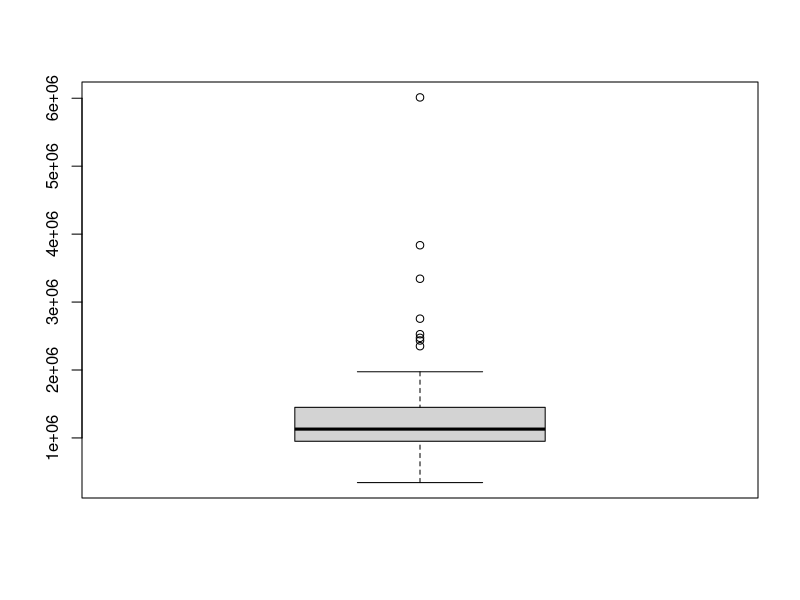
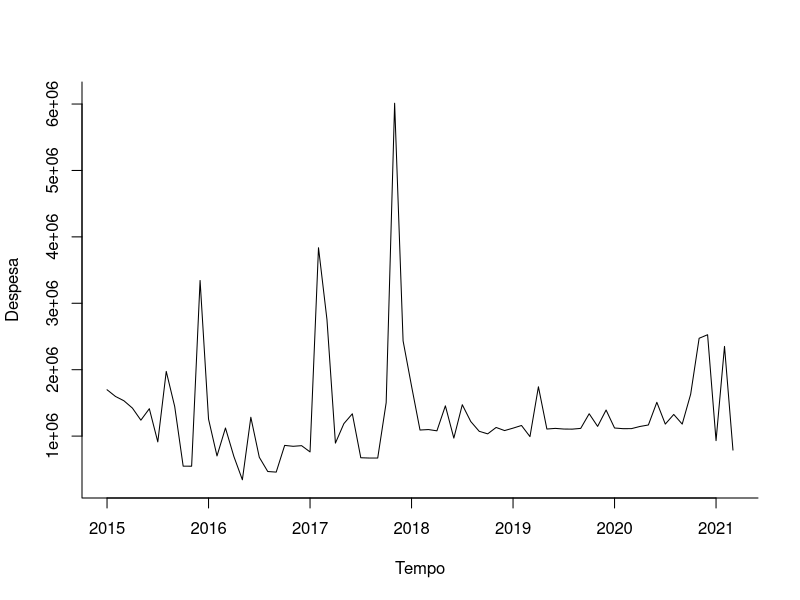
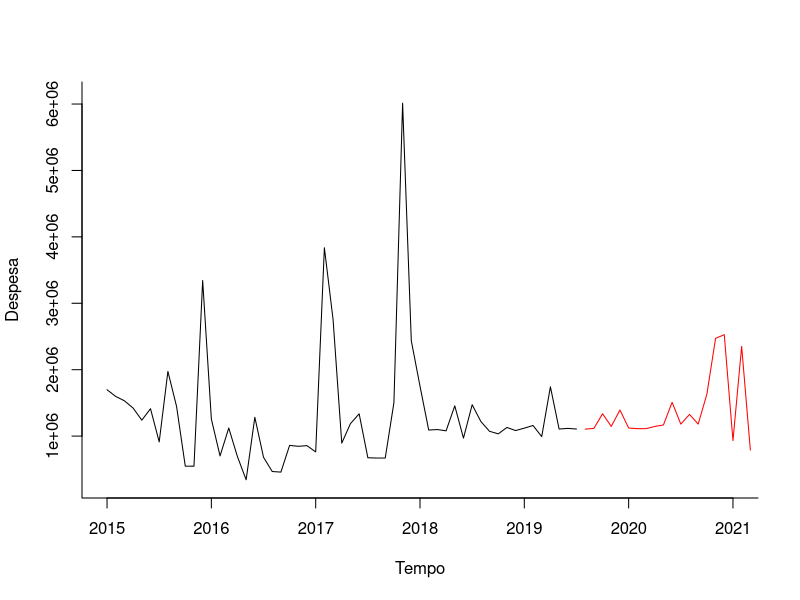
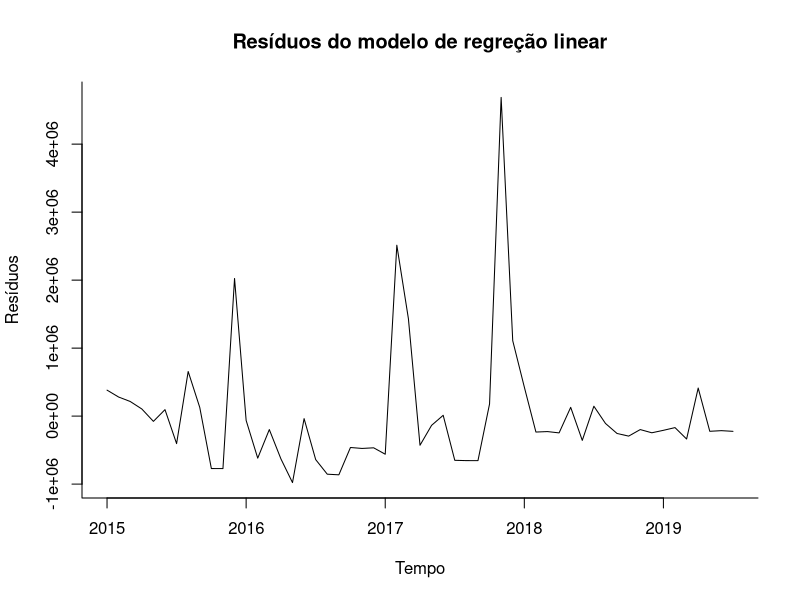
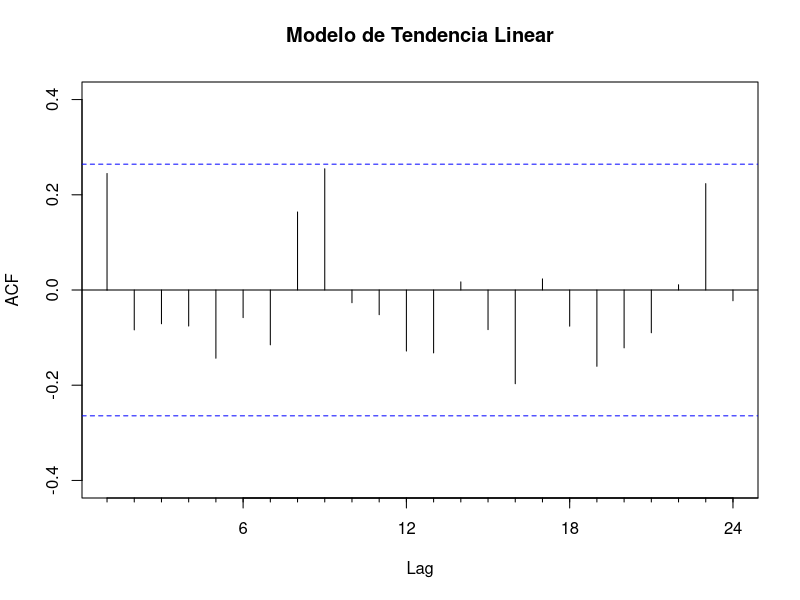
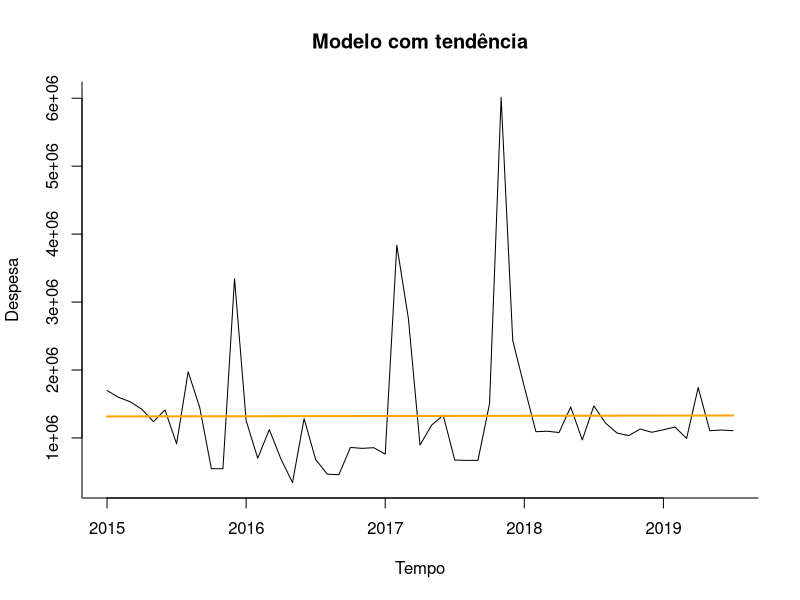
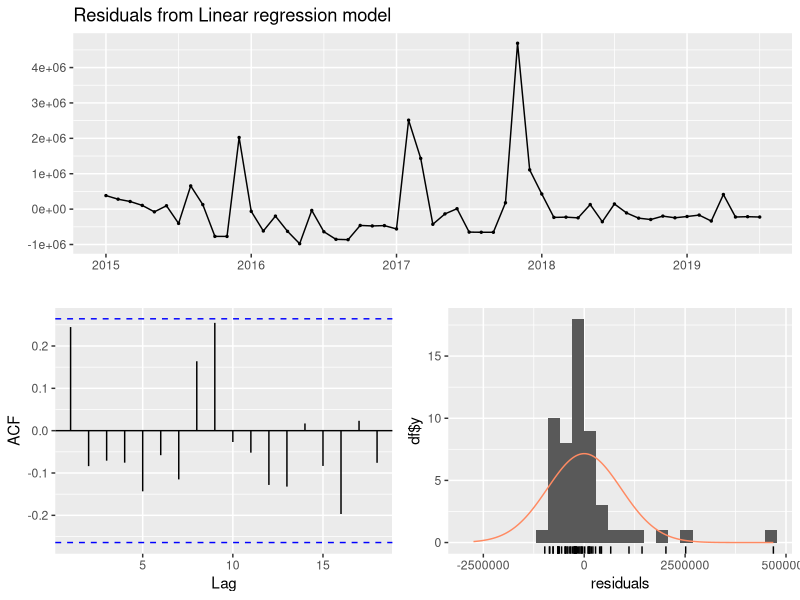
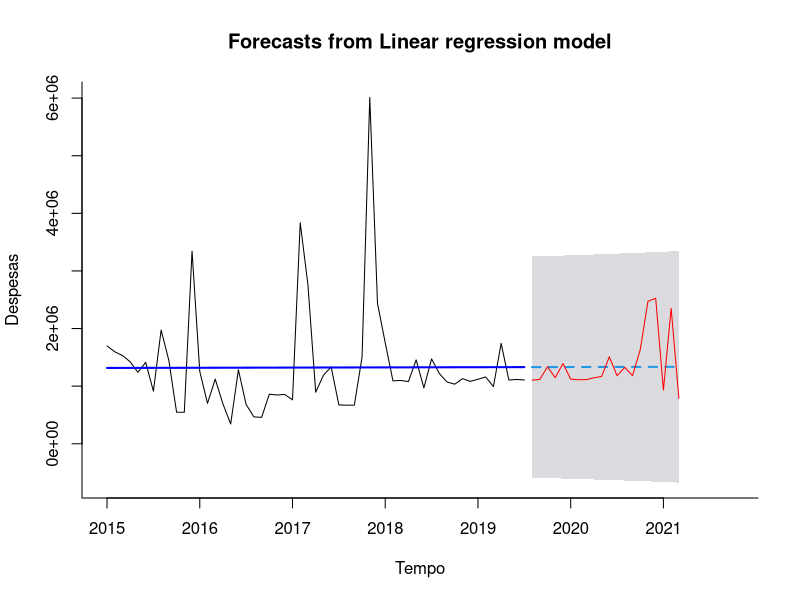

R code for these plots, in order:
rm(list = ls())
library(readxl)
db <- read_excel("Dados Telefonia Movel.xlsx")

library(forecast)
#Cria a série temporal
db_ts <- ts(db$`Telefonia Móvel`, start=c(2015,1), end=c(2021, 3), frequency = 12)
#Análise estatística
summary(db_ts)
boxplot(db_ts)
#Plota o gráfico da série temporal
plot(db_ts, xlab="Tempo", ylab= "Despesa", ylim=c(300000, 6100000), bty="l")
#Separar as amostras:
#1/3 da amostra = 25 - fica a crtério e do tamanho da amostra
#Amostra de Validação ou amostra de teste:
amostra_validacao <- 20
#Amostra de treino é o total - a amostra de teste:
amostra_treino <- length(db_ts) - amostra_validacao
#Criar a série temporal de treinamento:
treinamento_ts <-window(db_ts, start=c(2015, 1), end=c(2015, amostra_treino))
#Criar a série temporal de teste ou de Validação:
validacao_ts <- window(db_ts, start=c(2015, amostra_treino + 1), end=c(2015, amostra_treino + amostra_validacao))
#Avaliar as amostras
treinamento_ts
validacao_ts
#Plota gráfico da serie temporal de treinamento e teste
plot(treinamento_ts, xlab="Tempo", ylab="Despesa", xaxt="n", ylim=c(300000, 6100000), xlim=c(2015, 2021), bty="l")
axis(1,at=seq(2015, 2021, 1), labels=format(seq(2015,2021,1)))
lines(validacao_ts, bty="l", col="red")
#Estimar o modelo de tendencia linear:
modelo_tendencia_linear <- tslm(treinamento_ts ~ trend)
#resumo do modelo
summary(modelo_tendencia_linear)
#Plotando os resíduos:
plot(modelo_tendencia_linear$residuals, xlab="Tempo", ylab="Resíduos", bty="l", main="Resíduos do modelo de regreção linear")

#Calcula a autocorrelação dos resíduos
Acf(modelo_tendencia_linear$residuals, main="Modelo de Tendencia Linear")
#Plot da modelo com a tendencia
plot(treinamento_ts, xlab="Tempo", ylab="Despesa", bty="l", main="Modelo com tendência")
lines(modelo_tendencia_linear$fitted.values, lwd="2", col="orange")
#Teste de Ljung-Box
checkresiduals(modelo_tendencia_linear, test="LB")
#projeta o modelo durante o período de validação
modelo_tendencia_linear_proj <- forecast(modelo_tendencia_linear, h=amostra_validacao, level=0.95)
#plota o grafico da serie temporal de treinamento e teste
plot(modelo_tendencia_linear_proj, xlab="Tempo", ylab="Despesas", xaxt="n" , xlim=c(2015, 2021.75), bty="l", flty=2)
axis(1, at=seq(2015, 2021, 1), labels=format(seq(2015,2021,1)))
lines(validacao_ts, col="red")
lines(modelo_tendencia_linear_proj$fitted, lwd="2", col="blue")
#Testa a acurácia
accuracy(modelo_tendencia_linear_proj, validacao_ts)
#Modelo Naive
modelo_naive <- naive(treinamento_ts, level=0, h=amostra_validacao)
accuracy(modelo_naive, validacao_ts)
#Plotar o modelo Naive
plot(modelo_naive, xlab="Tempo", ylab="Despesas", xaxt="s" , ylim=c(342000, 6013000), xlim=c(2015, 2021), bty="l", flty=2)
axis(1, at=seq(2015, 2021,1), labels=format(seq(2015, 2021,1)))
lines(validacao_ts, bty="l", col="red")
#Projetar os 36 meses futuros
#Reestimar o modelo com toda a base (treinamento + validação)
modelo_tendencia_linear_final <- tslm(db_ts ~ trend)
#Sumário do modelo:
summary(modelo_tendencia_linear_final)
#projeta os próximos 36 meses (o Número de meses é o h):
modelo_tendencia_linear_final_proj <- forecast(modelo_tendencia_linear_final, h=36, level=0.95)
#PLota o gráfico da projeção:
plot(modelo_tendencia_linear_final_proj, xlab="Tempo", ylab="Despesa", xaxt="s" , ylim=c(342000, 6013000), xlim=c(2015, 2025), bty="l", flty=2, main="Previsão do modelo de regressão linear")
axis(1, at=seq(2015, 2025,1), labels=format(seq(2015, 2025,1)))
lines(modelo_tendencia_linear_final_proj$fitted, bty="l", col="red")
